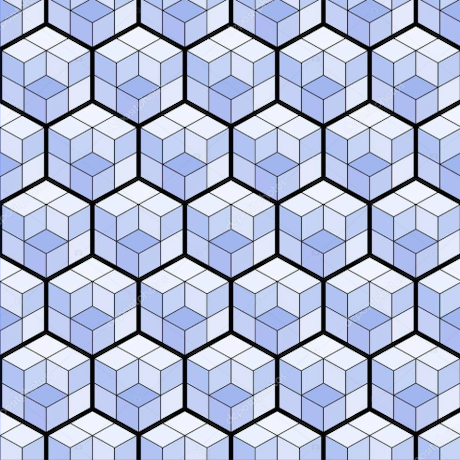
%> input picture _masters_/Image Processing/lab-3-contour/regular_002.jpg, 460 x 460 px
$ octave task2Diff.m   (GNU Octave 9; MATLAB toolbox functions it lacks are replaced by stand-ins)
%> lines starting %> are read from the running program, lines starting %| are printed output that depends on the picture
clear all;

img = imread('regular_002.jpg');
%> img is the input picture: size 460x460x3 uint8; mean R, G, B 177.4, 186.7, 213.7
img = rgb2gray(img);
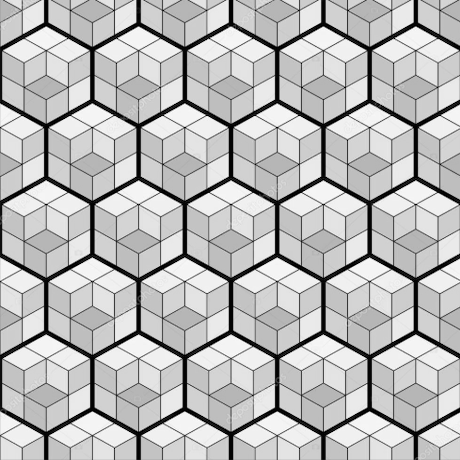
%> img: size 460x460 uint8; min 0, max 255, mean 187

D = diff(img);
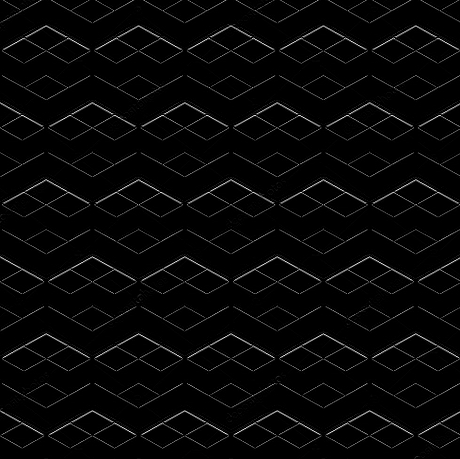
%> D: size 459x460 uint8; min 0, max 243, mean 7.2
% imshow(D);

binarized = imbinarize(D);
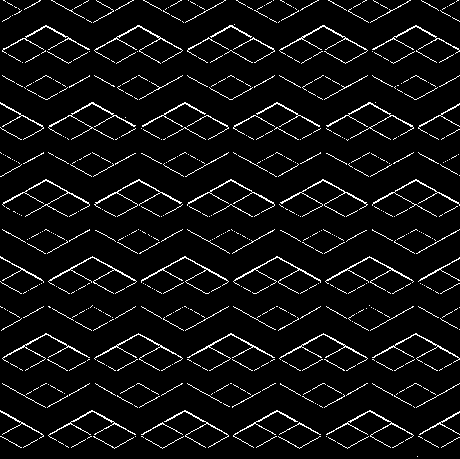
%> binarized: size 459x460 logical; 5.8% white in thin lines or dots
imshow(binarized);

$ run again, with _masters_/Image Processing/lab-3-contour/regular_31.jpg copied over _masters_/Image Processing/lab-3-contour/regular_002.jpg
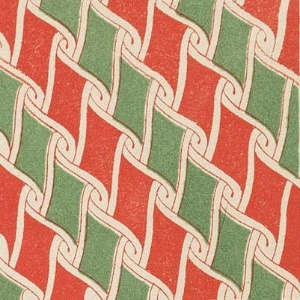
%> input picture _masters_/Image Processing/lab-3-contour/regular_31.jpg, 300 x 300 px
%> img is the input picture: size 300x300x3 uint8; mean R, G, B 196.3, 150.1, 122.2
%> `img = rgb2gray(img);`:
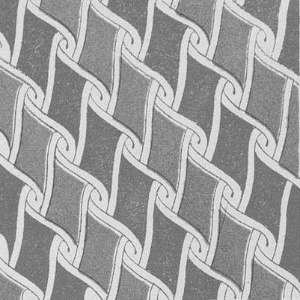
%> img: size 300x300 uint8; min 62, max 243, mean 160.7
%> `binarized = imbinarize(D);`:
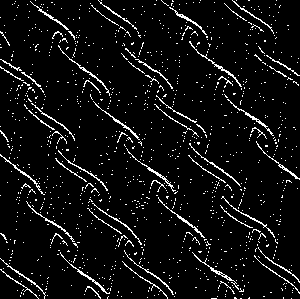
%> binarized: size 299x300 logical; 6.3% white in thin lines or dots

$ run again, with _masters_/Image Processing/lab-3-contour/regular_33.jpg copied over _masters_/Image Processing/lab-3-contour/regular_002.jpg
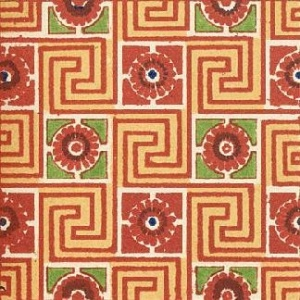
%> input picture _masters_/Image Processing/lab-3-contour/regular_33.jpg, 300 x 300 px
%> img is the input picture: size 300x300x3 uint8; mean R, G, B 202.1, 135, 96.7
%> `img = rgb2gray(img);`:
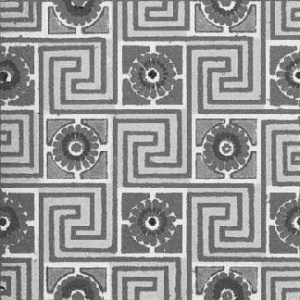
%> img: size 300x300 uint8; min 23, max 251, mean 150.7
%> `binarized = imbinarize(D);`:
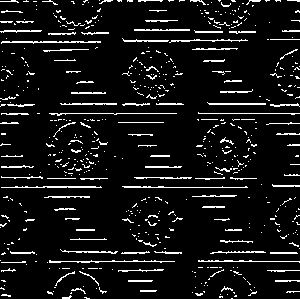
%> binarized: size 299x300 logical; 8.1% white in thin lines or dots
